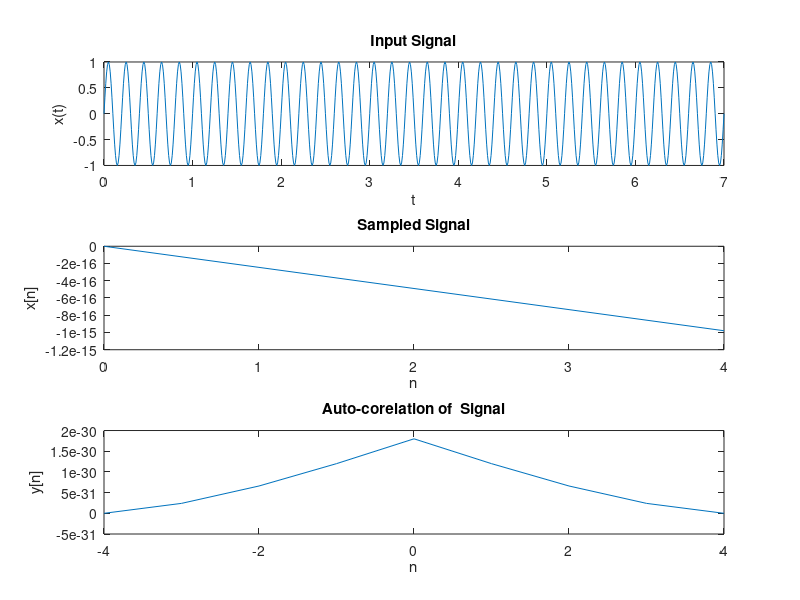

This chart was generated by the following MATLAB code:
clc;
close all;

disp('Auto correlation of two signals:');
f1=input('Enter the frequency:');
fs=input('Enter the sampled frequency:');
N=input('Enter the no.of samples:');

t=(0:0.01:7);

subplot(3,1,1);
y1=sin(2*pi*f1*t);
plot(t,y1);
title('Input Signal');
xlabel('t');
ylabel('x(t)');

n=(0:N-1);

subplot(3,1,2);
y2=sin(2*pi*(f1/fs)*n);
plot(n,y2);
title('Sampled Signal');
xlabel('n');
ylabel('x[n]');

subplot(3,1,3);
[autocorr,lags]=xcorr(y2);
plot(lags,autocorr);
title('Auto-corelation of  Signal');
xlabel('n');
ylabel('y[n]');